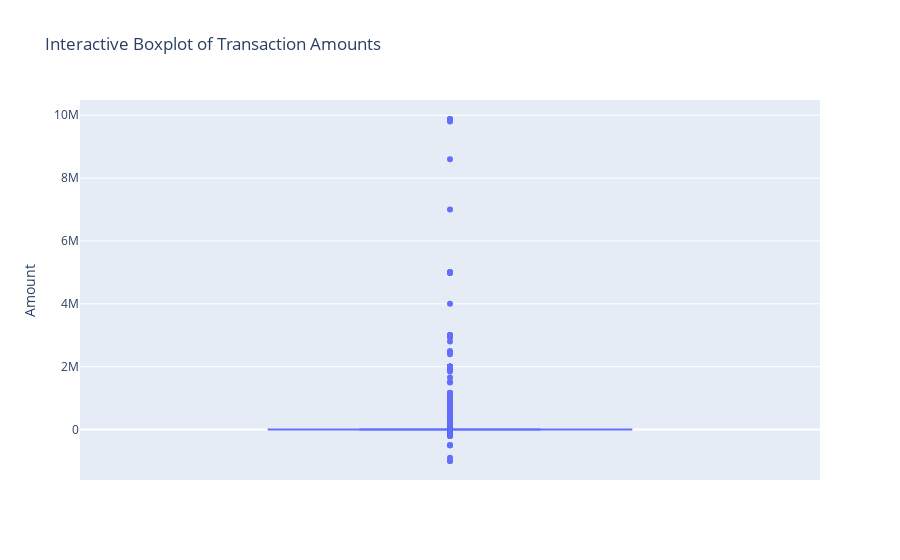

The cell this chart's notebook holds for it:
### Markdown cell above
Outlliers

### Code cell
import plotly.express as px

# Assuming your DataFrame is called 'data' and the column of interest is 'Amount'

fig = px.box(data, y='Amount', title='Interactive Boxplot of Transaction Amounts')

# Show the interactive plot
fig.show()

### Figure 1 — Plotly figure (JSON) as saved in the notebook; plotly's stock layout.template omitted (floating-point values rounded to 4 significant figures; data arrays with more than 128 entries replaced by an {"elided": "..."} marker saying what was removed)
{"data": [{"alignmentgroup": "True", "hovertemplate": "Amount=%{y}<extra></extra>", "legendgroup": "", "marker": {"color": "#636efa"}, "name": "", "notched": false, "offsetgroup": "", "orientation": "v", "showlegend": false, "type": "box", "x0": " ", "xaxis": "x", "y": {"elided": "95662 float values"}, "y0": " ", "yaxis": "y"}], "layout": {"boxmode": "group", "legend": {"tracegroupgap": 0}, "title": {"text": "Interactive Boxplot of Transaction Amounts"}, "xaxis": {"anchor": "y", "domain": [0, 1]}, "yaxis": {"anchor": "x", "domain": [0, 1], "title": {"text": "Amount"}}}}
